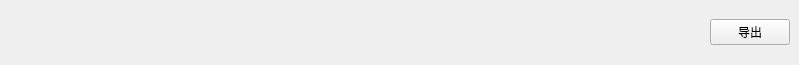
<?xml version="1.0" encoding="UTF-8"?>
<ui version="4.0">
 <class>DockWidget</class>
 <widget class="QDockWidget" name="DockWidget">
  <property name="geometry">
   <rect>
    <x>0</x>
    <y>0</y>
    <width>799</width>
    <height>65</height>
   </rect>
  </property>
  <property name="windowTitle">
   <string>期货成交明细</string>
  </property>
  <widget class="QWidget" name="dockWidgetContents">
   <layout class="QVBoxLayout" name="verticalLayout">
    <item>
     <layout class="QHBoxLayout" name="horizontalLayout">
      <item>
       <spacer name="horizontalSpacer">
        <property name="orientation">
         <enum>Qt::Horizontal</enum>
        </property>
        <property name="sizeHint" stdset="0">
         <size>
          <width>668</width>
          <height>20</height>
         </size>
        </property>
       </spacer>
      </item>
      <item>
       <widget class="QPushButton" name="pb_export">
        <property name="text">
         <string>导出</string>
        </property>
       </widget>
      </item>
     </layout>
    </item>
   </layout>
  </widget>
 </widget>
 <resources/>
 <connections/>
</ui>
